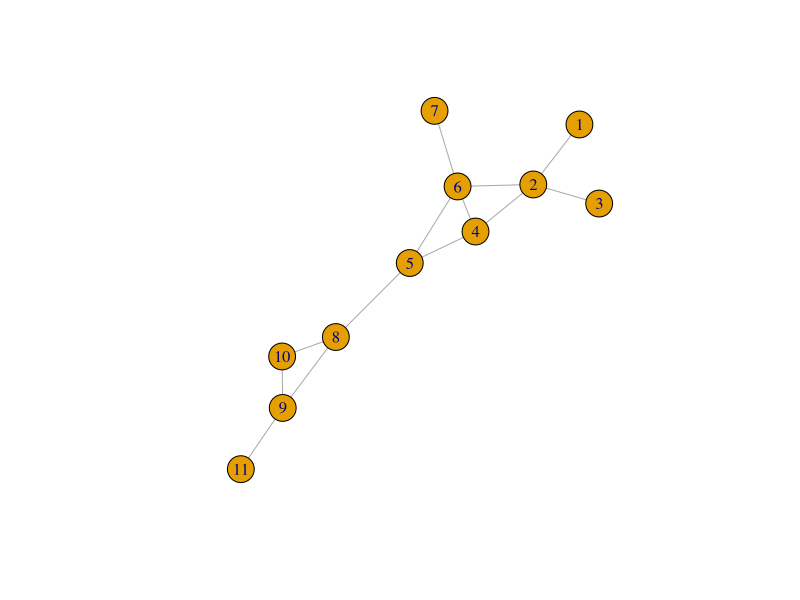
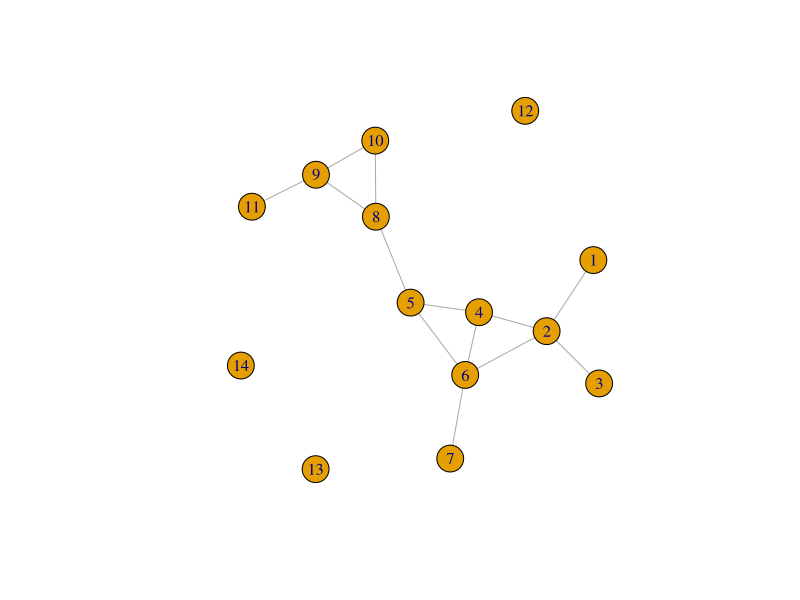
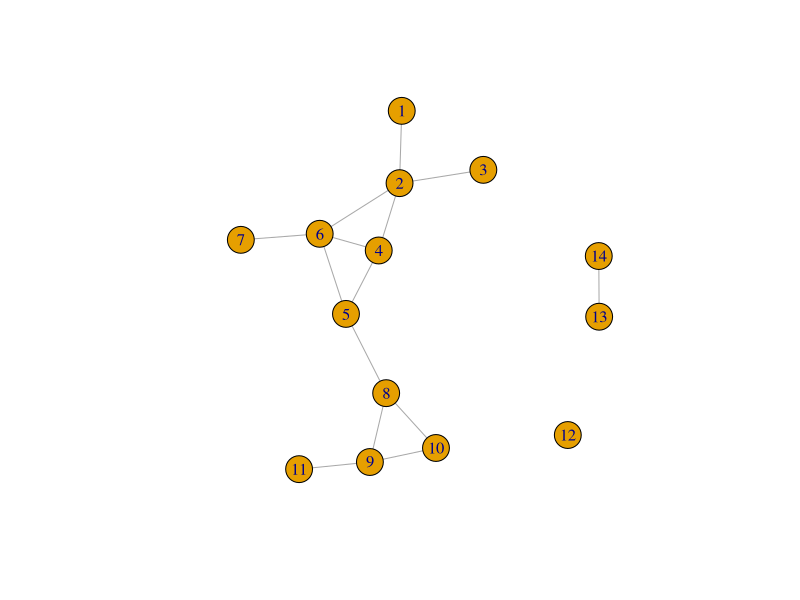
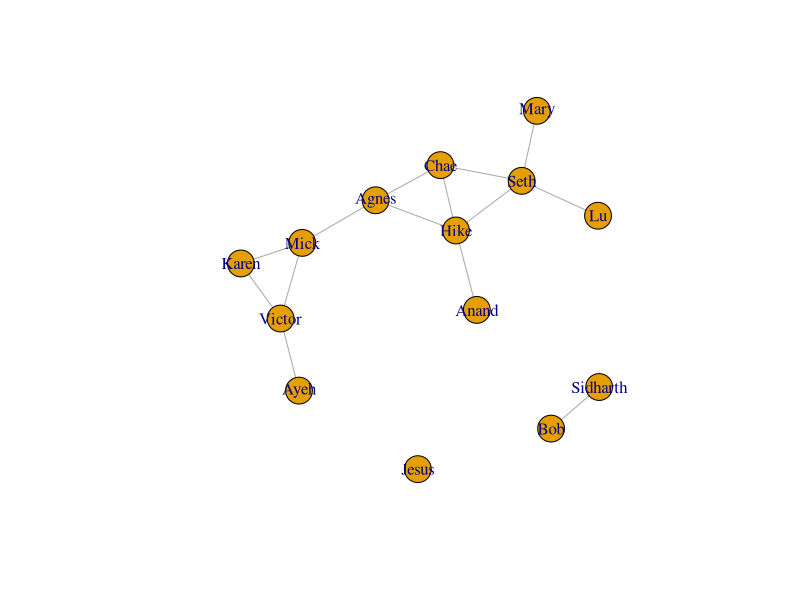
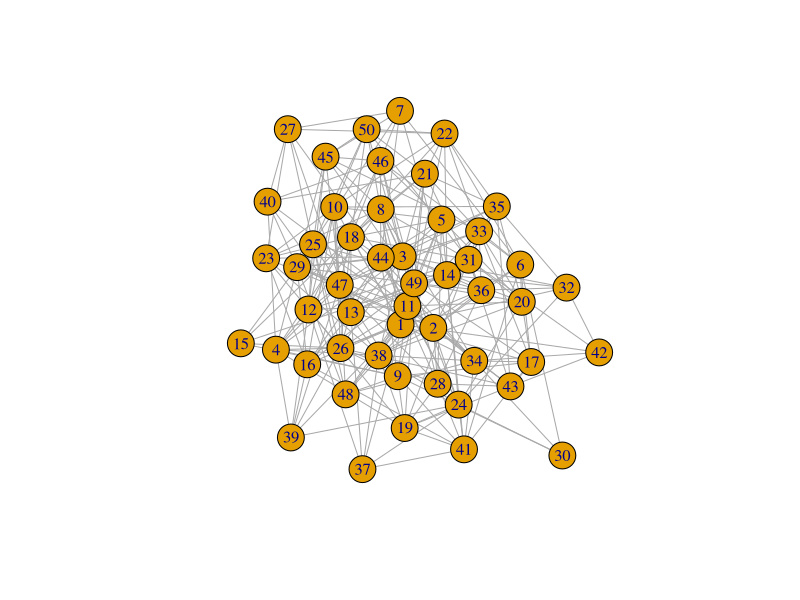
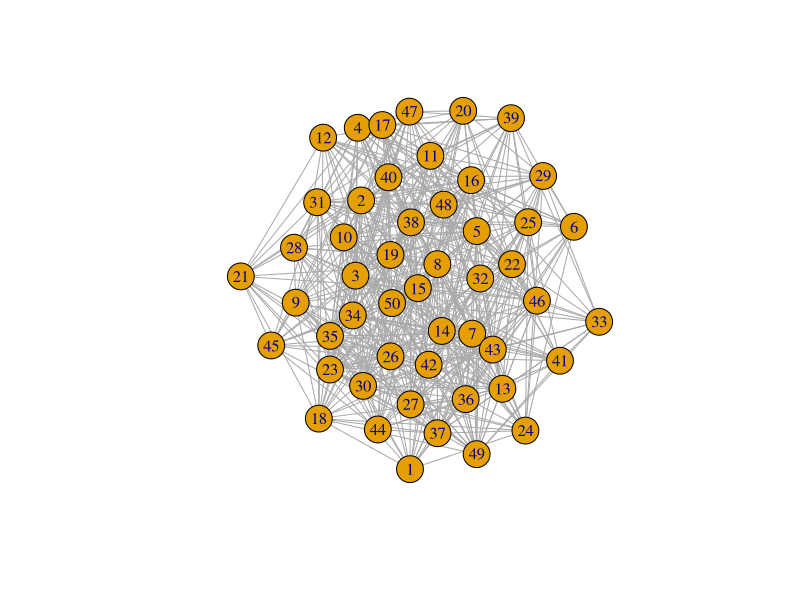
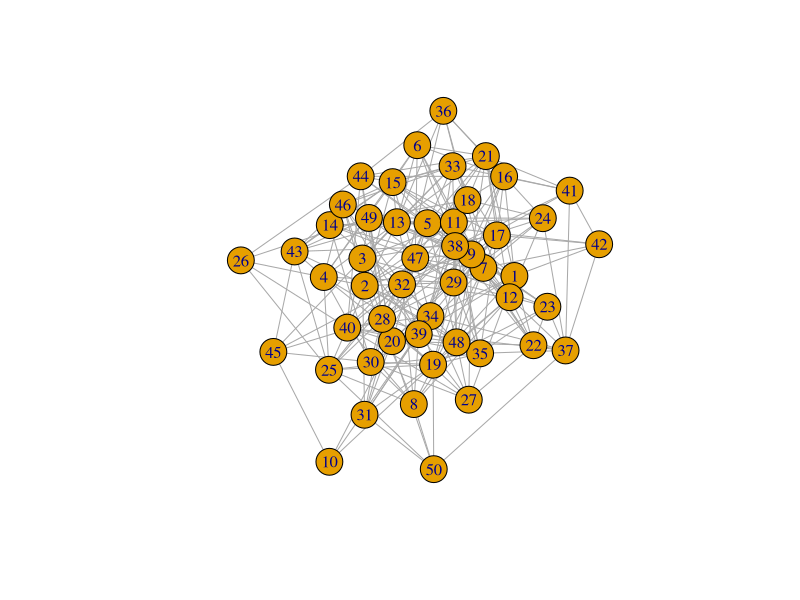

Reproduce these figures in R, in order.
## EXAMPLE CODE from professor (aka not mine)
## Created by Professor Jennifer Larson
## Orginal document begins below

#################################################################################

## Intro to network data in R, Part I
## Networks and Politics
## Professor Larson
## March 18, 2024
## Updated:

#################################################################################
## This is a file of R code.  Everything written on a line that follows the pound
## sign, aka number symbol, "#", is "commented out."  That means these are 
## notes that will not be confused for commends by R.

## The first thing we need to do is to tell R where on our computer to look when
## we tell it to import things like datasets.  This is called setting the working directory.

## You can do this manually, but looking up the path to the folder where you want
## to work and entering it inside quotation marks in the setwd() command.  
## For my computer, that will be:


setwd("~/Documents/GitHub/NetworksandPolitics")


## If you are using R within RStudio, there's an easier way.  In the window on the lower
## right, choose the Files tab, then click through the linked file names until you see the
## contents inside the folder you want to use as your working directory.  Click More, then
## Set as Working Directory.  The same line of code will appear on the console below.

## Next we need to install and load any packages that we want R to use.  For networks work,
## we'll want the package igraph.  First we install it.  We only have to do this step once per
## computer, so the first time, uncomment (delete the "#") the install.packages command and run
## it.  Then each time we start a new R session, we simply load it with the library(igraph) 
## command.



#install.packages("igraph")
library(igraph)









######################################################################################
## Getting started in R

## Some preliminary work in R

## R is an object-oriented language, which means you can create and store objects
## in R's working memory.  These objects can be single numbers, such as

num <- 6

## We've assigned the number 6 to the label "num".  To see what "num" represents,
## we can simply call it:

num

## And to see what type of object it is, we can explore with the function class()
class(num)

## We can also create a vector using the concatenation script c()

vec <- c(4,6,-7, 2.1, 18, 1001)

## Now vec is a vector.  How many elements are in vec?

length(vec)

## Yep, 6.  





## We can also create a multidimensional object such as a matrix.  We can make a 
## matrix by calling the matrix() function:

mat <- matrix(c(1,2,3,4,5,6,7,8,9,10,11,12), byrow = TRUE, nrow = 3)

mat



## We can learn the dimensions of bear, the number of rows and columns
## it has, with the function dim()

dim(mat)

## Notice what changes if we tell R NOT to fill the matrix by the row:


mat <- matrix(c(1,2,3,4,5,6,7,8,9,10,11,12), byrow = FALSE, nrow = 3)

mat

dim(mat)

## Or if we change the number of rows:

mat <- matrix(c(1,2,3,4,5,6,7,8,9,10,11,12), byrow = FALSE, nrow = 4)

mat

dim(mat)




## Another way to create a matrix is to bind vectors together either side
## by side or stacked on top of one another.  Let's keep vec and make another
## vector the same length:

vec2 <- c(4,44,1,0,3,3)

## Now we can either bind the vectors together as columns:

newmat1 <- cbind(vec,vec2)
newmat1
dim(newmat1)

## Or we can bind them together as rows:

newmat2 <- rbind(vec, vec2)
newmat2
dim(newmat2)




## One of the most useful features in R, especially when working with data of any
## kind, including network data, is the ability to subset.  We can pull out
## a subset of an object by telling R which entries we want to keep in the case of a
## vector, or which rows and columns worth of entries we want to keep in the case of
## a multidimensional object such as a matrix or data frame.

## We use the square brackets to subset an object.  When that object has only
## one dimension, like a vector, we can indicate the subset with a one-dimensional
## request.  Positive numbers indicate entries to keep, negative numbers indicate 
## entries to omit.  


vec
vec[1]
vec[4]
vec[-1]
vec[-4]

vec3 <- vec[-4]

## We can grab or omit more than one entry by specifying a vector of entries:

vec[c(1,4)]

vec[-c(1,4)]


## These functions don't alter the underlying object, so 
## if you want their effect to be permanent, you need to save the result as a
## new object:

vec

newvec <- vec[-c(1,4)]

newvec

## When the object has two dimensions, such as a matrix or a dataframe, we
## need to specify our request in two dimensions: the row and the column.

mat[1,3]

## We can also grab more than one thing in each dimension by specifying the subset
## with a vector:

mat[c(1,3), 3]

mat[3, c(1,3)]

mat[c(1,3), c(1,3)]

mat[-c(1,3),3]

## If we leave one of the dimensions blank, we include everything in that dimension:

mat[,3]

mat[3,]







#################################################################################

## Now, let's work with networks.  

## First we'll cover the case where we want to enter all the netowrk
## information natively into R (as opposed to importing the information 
## from a file external to R).




## Let's create a matrix that represents the edgelist for figure 8.1 (book Ch 8).

## We will create a 2 column matrix where each row indicates a link.
## We can enter all the link information separated by commas and then indicate
## that we mean for there to be two columns and for the data to be filled in
## across each row (as opposed to down each column).

## It can be helpful to use line breaks to keep track of our links, like this:


el <- matrix(c(1,2,
               2,3,
               2,4,
               2,6,
               4,5,
               4,6,
               6,7,
               6,5,
               5,8,
               8,9,
               8,10,
               9,10,
               9,11),
             byrow = TRUE, ncol = 2)

## though we could have entered the links all on one line, like this:

el <- matrix(c(1,2, 2,3, 2,4, 2,6, 4,5, 4,6, 6,7, 6,5, 5,8, 8,9, 8,10, 9,10, 9,11),
             byrow = TRUE, ncol = 2)

## Now we have a matrix that contains our link information in edgelist form.


## Next, we can use a function from the igraph package that will turn this
## into an object that R understands to be a network.


## It takes an argument that we can set to TRUE or FALSE that indicates whether
## our links have direction.

nw <- graph_from_edgelist(el, directed = FALSE)  


## Let's see what class this object is:

class(nw)

## igraph means this is an igraph object, which means it's a network.  



## We can take a quick look at the network by calling R's plot function:

plot(nw) 

## We can see how many nodes and links it has with:

vcount(nw)

ecount(nw)


## Now, we can use additional igraph functions to calculate some of the 
## structural features we learned in the first problem set (and covered in 
## the Larson book, Ch2):

## For example, let's calculate the degree of every node:


degree(nw)


## And the degree centrality of every node:

degree(nw, normalized = TRUE)



## If we just want the degree centrality of a particular node, for instance node 4, 
## we can use:

degree(nw, v = 4, normalized = TRUE)



## And the same for betweenness centrality

betweenness(nw, normalized = TRUE)

## These values can be easier to compare if we round them to fewer decimal
## places.  Let's round to two:

round(betweenness(nw, normalized = TRUE),2)



## And now, the elusive eigenvector centrality:

eigen_centrality(nw)$vector

round(eigen_centrality(nw)$vector, 2)


## And the closeness centrality

round(closeness(nw, normalized = TRUE),2)





## And distances between nodes

## To find the shortest path lengths between any two nodes:

## Let's save the output as an object called "distmat" for distances matrix.

distmat <- distances(nw, mode = "all")


distmat

## If I had more than 11 nodes, this would get cumbersome to look at all at
## once.  I could look at a piece, for instance just the first 5 rows and columns,
## with 

distmat[1:5, 1:5]

## And we could either use this information to determine the diameter,
## or we could calculate it directly with:

diameter(nw)

## And we can learn information about the components in this network with:

components(nw)





## Lastly, what if we want to add a node to the network after the fact?
## This could be either because we have new information now, or because
## the node was an isoalte and, having no links, did not appear in the 
## edgelist.

## We can do this with the function add_vertices()

## Let's add 1 node ("vertex")

nw_updated <- add_vertices(nw, 1)

## Let's add 3 nodes, overwriting our nw_updated with this one:

nw_updated <- add_vertices(nw, 3)
plot(nw_updated)

## Now let's add a link ("edge") between nodes 13 and 14:

nw_updated_again <- add_edges(nw_updated, edges = c(13, 14))
plot(nw_updated_again)


## What do the shortest paths look like in this new network?

distances(nw_updated_again, mode = "all")

## Notice the Inf, which stands for infinity







## What if we want these nodes to have names?

V(nw_updated_again)

vcount(nw_updated_again)

## Names are one example of a vertex attribute that we can store in our 
## network object.  We can call our attribute whatever we'd like, but 
## the one called "name" is understood as the label of the nodes and will
## show up in plots.

V(nw_updated_again)$name <- c("Lu", "Seth", "Mary", "Chae",
                              "Agnes", "Hike", "Anand", "Mick",
                              "Victor", "Karen", "Ayeh", "Jesus",
                              "Sidharth", "Bob")


plot(nw_updated_again)

## The attribute called "name" can also be used as the indicator for which
## node something should be calculated for

degree(nw_updated_again, v = "Hike")


V(nw_updated_again)








#############
## Looking ahead:


## What if instead we want to create a network that has its links added at random
## e.g. we want an Erdos-Renyi random network?

## igraph has a function for that.  It's called erdos.renyi.game()

## There are two ways to use it.  One specifies the total number of nodes, and
## the (single, common) probability of a link forming between every pair of nodes.

nw_rnd1 <- erdos.renyi.game(50, .2)

vcount(nw_rnd1)
ecount(nw_rnd1) 

plot(nw_rnd1)


## Here's one with a higher probability of link formation:
nw_rnd2 <- erdos.renyi.game(50, .4)

vcount(nw_rnd2)
ecount(nw_rnd2) 

plot(nw_rnd2)


## The second way again specifies the number of nodes, but also the exact number
## of links to be added at random.  To use the function in this way, the type
## argument must be used and set to "gnm"

nw_rnd3 <- erdos.renyi.game(50, 275, type = "gnm")

vcount(nw_rnd3)
ecount(nw_rnd3) 

plot(nw_rnd3)





